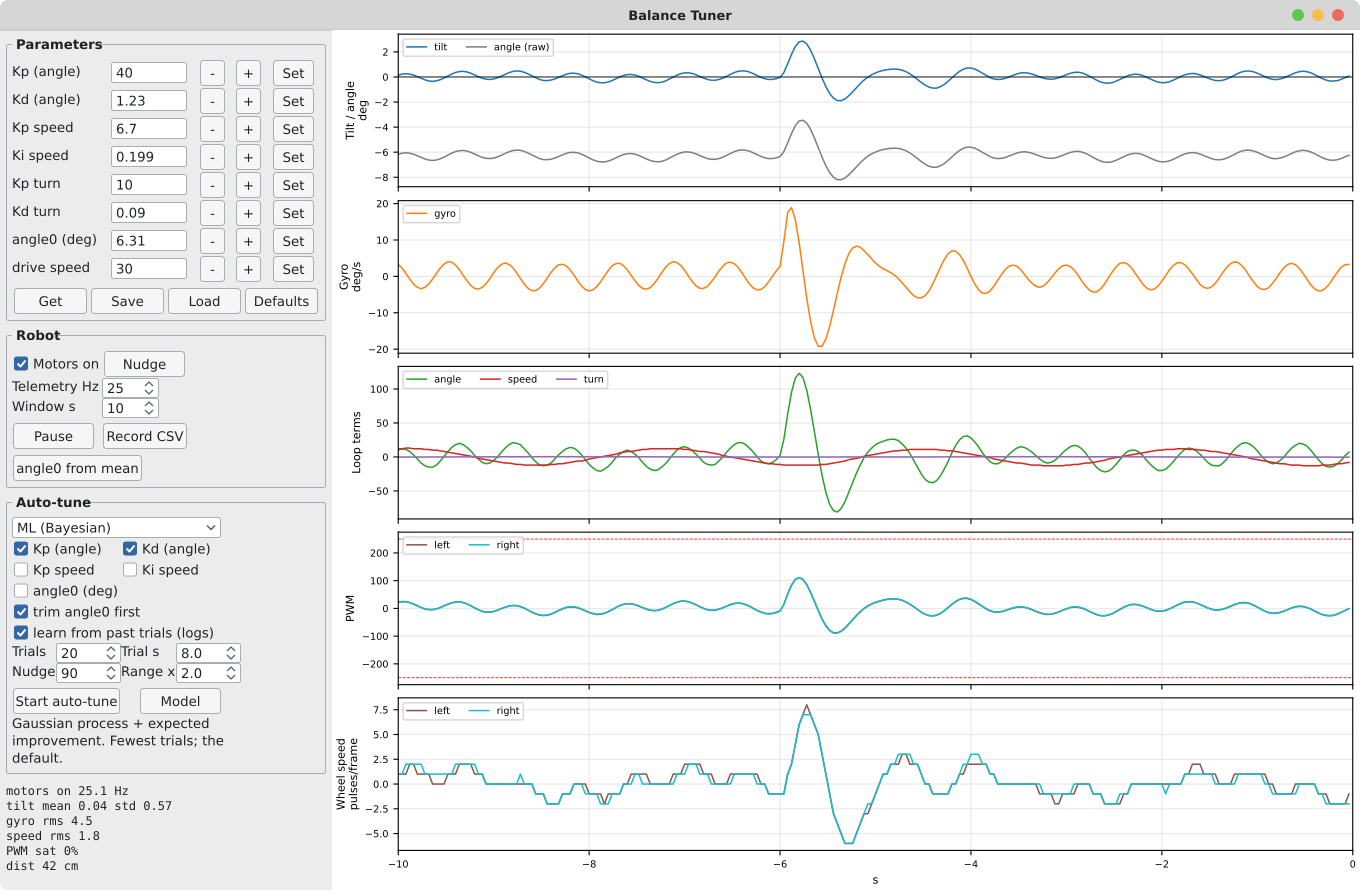

This figure's Python source:
#!/usr/bin/env python3
"""Live PID tuning with graphs for the BalancingRobotTuner firmware over USB serial (115200).

The PC counterpart of the app's Tune PID screen: scrolling charts of everything the firmware
reports, each control-loop term on its own trace so you can see which one does the work
(the idea of farrellf's Balancing_Robot_Firmware, which streams set point, error and the
P/I/D components to a telemetry plotter).

  tilt / angle    tilt = angle + angle0, the error the angle loop drives to zero (deg)
  gyro            angular rate around the wheel axle (deg/s), what Kd multiplies
  loop terms      angle term (Kp, Kd), speed term (Kp_speed, Ki_speed), turn term
  PWM             motor commands left/right; +-255 is saturation
  wheel speed     encoder pulses per telemetry frame, left/right

Left panel: parameter editors (Enter or Set applies at once, -/+ step 10 %), Get/Save
(EEPROM)/Load/Defaults, motors on/off, telemetry rate, a forward-back nudge to test recovery,
statistics of the visible window, "angle0 from mean" trim, and CSV recording.

Auto-tune: tunes the ticked gains (and angle0, if ticked: searched within +-3 deg) while the robot balances on the floor (ml_tune.py), with
either method:
  ML        Bayesian optimisation: a Gaussian process learns the cost from every trial and
            picks the most promising next one (fewer trials, explores the whole box)
  Twiddle   autotune.py's coordinate descent: +-step on one gain at a time, a win is
            re-measured before it is kept (simple, stays close to the current gains)
A second window shows every trial's cost and a Gaussian-process fit of the cost over the
gains (for Twiddle only a picture of the trials, it does not steer the search).

  python3 tuner_gui.py                 # /dev/ttyUSB0
  python3 tuner_gui.py /dev/ttyACM0 --window 20
"""
import argparse
import csv
import math
import os
import queue
import threading
import time
import tkinter as tk
from tkinter import filedialog, messagebox, ttk

import matplotlib
import numpy as np
matplotlib.use("TkAgg")
from matplotlib.backends.backend_tkagg import FigureCanvasTkAgg  # noqa: E402
from matplotlib.figure import Figure  # noqa: E402
from matplotlib.ticker import FuncFormatter, LogFormatter  # noqa: E402

from autotune import (CMD_DEFAULTS, CMD_GET_PARAMS, CMD_LOAD, CMD_MOTORS, CMD_SAVE,  # noqa: E402
                      CMD_TELEM_RATE, NAMES, P_ANGLE0, P_MAX, P_MIN, PWM_SAT, Robot)
from ml_tune import TUNABLE, BayesTuner, TwiddleTuner, from_y, read_history  # noqa: E402
from serial_monitor import TELEM_FIELDS  # noqa: E402

LABELS = ["Kp (angle)", "Kd (angle)", "Kp speed", "Ki speed", "Kp turn", "Kd turn",
          "angle0 (deg)", "drive speed"]

# (subplot title, unit, [(series key, label, colour)])
PLOTS = [
    ("Tilt / angle", "deg", [("tilt", "tilt", "C0"), ("angle", "angle (raw)", "C7")]),
    ("Gyro", "deg/s", [("gyro_x", "gyro", "C1")]),
    ("Loop terms", "", [("angle_term", "angle", "C2"), ("speed_term", "speed", "C3"),
                        ("turn_term", "turn", "C4")]),
    ("PWM", "", [("pwm_l", "left", "C5"), ("pwm_r", "right", "C9")]),
    ("Wheel speed", "pulses/frame", [("pulses_l", "left", "C5"), ("pulses_r", "right", "C9")]),
]

HERE = os.path.dirname(os.path.abspath(__file__))
ML_LOG = os.path.join(HERE, "ml_tune_log.csv")      # both methods' trials (autotune.py format)
# method: (tuner class, default Range x: ML searches a box, twiddle steps inside autotune.py's /3..x3)
METHODS = {"ML (Bayesian)": (BayesTuner, 2.0), "Twiddle": (TwiddleTuner, 3.0)}
HISTORY_LOGS = [ML_LOG, os.path.join(HERE, "autotune_log.csv")]


class ModelWindow:
    """Trial costs and the GP's predicted cost over the tuned gains."""

    def __init__(self, root):
        self.top = tk.Toplevel(root)
        self.top.title("Auto-tune model")
        self.top.protocol("WM_DELETE_WINDOW", self.close)
        self.fig = Figure(figsize=(10, 4), layout="constrained")
        self.ax_cost, self.ax_map = self.fig.subplots(1, 2)
        self.canvas = FigureCanvasTkAgg(self.fig, master=self.top)
        self.canvas.get_tk_widget().pack(fill=tk.BOTH, expand=True)

    def close(self):
        self.top.destroy()
        self.top = None

    def update(self, d):
        ax = self.ax_cost
        ax.clear()
        costs = from_y(d["Y"][[i for i, o in enumerate(d["own"]) if o]])
        fell = [f for f, o in zip(d["fell_mask"], d["own"]) if o]
        n = range(1, len(costs) + 1)
        ax.plot(n, costs, color="C7", lw=0.8)
        for k, c, f in zip(n, costs, fell):
            ax.plot(k, c, "x" if f else "o", color="C3" if f else "C0", ms=5)
        ok = [c if not f else math.inf for c, f in zip(costs, fell)]
        run_min = [min(ok[:k]) for k in n]
        ax.step(n, run_min, where="post", color="C2", lw=1.2, label="best trial so far")
        if d["best_pred"] is not None:
            ax.axhline(d["best_pred"], color="C2", ls="--", lw=0.8,
                       label="model's best" if d["method"] == "ml" else "best (mean of 2)")
        ax.set_yscale("log")
        ax.yaxis.set_major_formatter(FuncFormatter(lambda v, _: f"{v:.3g}"))
        ax.yaxis.set_minor_formatter(LogFormatter(minor_thresholds=(1, 0.4)))  # only when narrow
        ax.set_xlabel("trial", fontsize=8)
        ax.set_ylabel("cost (x = fell)", fontsize=8)
        ax.legend(fontsize=7)
        ax.grid(True, alpha=0.3)
        ax.tick_params(labelsize=7)
        self.draw_map(d)
        self.canvas.draw_idle()

    def draw_map(self, d):
        ax, gp, space, X = self.ax_map, d["gp"], d["space"], d["X"]
        ax.clear()
        if gp is None:
            return
        ax.tick_params(labelsize=7)
        base = d["best_x"] if d["best_x"] is not None else X[-1]
        u = np.linspace(0, 1, 60)
        colours = ["C3" if f else ("C0" if o else "C7") for f, o in zip(d["fell_mask"], d["own"])]
        if len(space.ids) == 1:
            mean, std = gp.predict(u[:, None])
            px = space.value(0, u)
            ax.plot(px, from_y(mean), color="C0")
            ax.fill_between(px, from_y(mean - 2 * std), from_y(mean + 2 * std), color="C0", alpha=0.2)
            ax.scatter(space.value(0, X[:, 0]), from_y(d["Y"]), c=colours, s=14, zorder=3)
            ax.set_yscale("log")
            ax.set_xlabel(space.names[0], fontsize=8)
            ax.set_ylabel("predicted cost (band = 2 std)", fontsize=8)
        else:
            # first two tuned values; any others held at the current best
            gx, gy = np.meshgrid(u, u)
            pts = np.tile(base, (gx.size, 1))
            pts[:, 0], pts[:, 1] = gx.ravel(), gy.ravel()
            mean = from_y(gp.predict(pts)[0]).reshape(gx.shape)
            ax.contourf(space.value(0, gx), space.value(1, gy), np.log10(np.clip(mean, 1, None)),
                        levels=20, cmap="viridis")
            ax.scatter(space.value(0, X[:, 0]), space.value(1, X[:, 1]), c=colours, s=14,
                       edgecolors="w", linewidths=0.5)
            if d["best_x"] is not None:
                ax.plot(space.value(0, base[0]), space.value(1, base[1]), "*", color="w", ms=12,
                        markeredgecolor="k")
            ax.set_xlabel(space.names[0], fontsize=8)
            ax.set_ylabel(space.names[1], fontsize=8)
            extra = ", others at best" if len(space.ids) > 2 else ""
            ax.set_title(f"predicted cost (dark = better{extra}); red = fell, grey = past runs",
                         fontsize=8)
        axes = []                               # gains on log axes, angle0 linear
        if space.log[0]:
            ax.set_xscale("log")
            axes.append(ax.xaxis)
        if len(space.ids) > 1 and space.log[1]:
            ax.set_yscale("log")
            axes.append(ax.yaxis)
        plain = FuncFormatter(lambda v, _: f"{v:.3g}")
        for a in axes:
            a.set_major_formatter(plain)
            a.set_minor_formatter(plain)


class TunerGui:
    def __init__(self, root, robot, window_s):
        self.root = root
        self.robot = robot
        self.window = tk.DoubleVar(value=window_s)
        self.paused = False
        self.rec = None                     # (file, writer, host time of the last row written)
        self.params = [None] * len(NAMES)
        self.ml_thread = None
        self.ml_stop = threading.Event()
        self.ml_queue = queue.Queue()
        self.model_win = None
        self.ml_last = None                 # latest "trial" report, for the model window
        root.title("Balance Tuner")
        root.protocol("WM_DELETE_WINDOW", self.close)

        side = ttk.Frame(root, padding=6)
        side.pack(side=tk.LEFT, fill=tk.Y)
        self._build_params(side)
        self._build_controls(side)
        self._build_autotune(side)
        self.stats = tk.StringVar(value="")
        ttk.Label(side, textvariable=self.stats, font=("TkFixedFont", 9), justify=tk.LEFT
                  ).pack(anchor=tk.W, pady=(8, 0))
        self.status = tk.StringVar(value="connecting...")
        ttk.Label(side, textvariable=self.status, foreground="#a33", wraplength=260
                  ).pack(side=tk.BOTTOM, anchor=tk.W)

        self.fig = Figure(figsize=(9, 8), layout="constrained")
        self.axes = self.fig.subplots(len(PLOTS), 1, sharex=True)
        self.lines = {}
        for ax, (title, unit, series) in zip(self.axes, PLOTS):
            ax.set_ylabel(f"{title}\n{unit}" if unit else title, fontsize=8)
            ax.tick_params(labelsize=7)
            ax.grid(True, alpha=0.3)
            for key, label, colour in series:
                self.lines[key], = ax.plot([], [], color=colour, lw=1.1, label=label)
            ax.legend(loc="upper left", fontsize=7, ncol=len(series))
        self.axes[0].axhline(0, color="k", lw=0.6)
        for y in (PWM_SAT, -PWM_SAT):
            self.axes[3].axhline(y, color="r", lw=0.6, ls="--")
        self.axes[-1].set_xlabel("s", fontsize=8)
        self.canvas = FigureCanvasTkAgg(self.fig, master=root)
        self.canvas.get_tk_widget().pack(side=tk.RIGHT, fill=tk.BOTH, expand=True)

        root.after(2500, self.start)        # opening the port resets the Nano

    # ---------------------------------------------------------------- widgets
    def _build_params(self, parent):
        box = ttk.LabelFrame(parent, text="Parameters", padding=4)
        box.pack(fill=tk.X)
        self.entries = []
        for i, label in enumerate(LABELS):
            ttk.Label(box, text=label).grid(row=i, column=0, sticky=tk.W)
            var = tk.StringVar()
            e = ttk.Entry(box, textvariable=var, width=9)
            e.grid(row=i, column=1, padx=2)
            e.bind("<Return>", lambda _e, i=i: self.set_param(i))
            ttk.Button(box, text="-", width=2, command=lambda i=i: self.step(i, -1)).grid(row=i, column=2)
            ttk.Button(box, text="+", width=2, command=lambda i=i: self.step(i, +1)).grid(row=i, column=3)
            ttk.Button(box, text="Set", width=4, command=lambda i=i: self.set_param(i)).grid(row=i, column=4)
            self.entries.append(var)
        row = ttk.Frame(box)
        row.grid(row=len(LABELS), column=0, columnspan=5, pady=(4, 0))
        for text, cmd in (("Get", lambda: self.command(CMD_GET_PARAMS, then_get=True)),
                          ("Save", self.save), ("Load", lambda: self.command(CMD_LOAD, then_get=True)),
                          ("Defaults", lambda: self.command(CMD_DEFAULTS, then_get=True))):
            ttk.Button(row, text=text, width=8, command=cmd).pack(side=tk.LEFT, padx=1)

    def _build_controls(self, parent):
        box = ttk.LabelFrame(parent, text="Robot", padding=4)
        box.pack(fill=tk.X, pady=(6, 0))
        self.motors = tk.BooleanVar(value=True)
        ttk.Checkbutton(box, text="Motors on", variable=self.motors,
                        command=lambda: self.command(CMD_MOTORS, int(self.motors.get()))
                        ).grid(row=0, column=0, sticky=tk.W)
        ttk.Button(box, text="Nudge", command=self.nudge).grid(row=0, column=1, columnspan=2)
        ttk.Label(box, text="Telemetry Hz").grid(row=1, column=0, sticky=tk.W)
        self.rate = tk.IntVar(value=25)
        sp = ttk.Spinbox(box, from_=1, to=25, width=4, textvariable=self.rate,
                         command=lambda: self.command(CMD_TELEM_RATE, self.rate.get()))
        sp.bind("<Return>", lambda _e: self.command(CMD_TELEM_RATE, self.rate.get()))
        sp.grid(row=1, column=1, sticky=tk.W)
        ttk.Label(box, text="Window s").grid(row=2, column=0, sticky=tk.W)
        ttk.Spinbox(box, from_=2, to=40, width=4, textvariable=self.window).grid(row=2, column=1, sticky=tk.W)
        self.pause_btn = ttk.Button(box, text="Pause", command=self.toggle_pause)
        self.pause_btn.grid(row=3, column=0, sticky=tk.W, pady=(4, 0))
        self.rec_btn = ttk.Button(box, text="Record CSV", command=self.toggle_record)
        self.rec_btn.grid(row=3, column=1, columnspan=2, pady=(4, 0))
        ttk.Button(box, text="angle0 from mean", command=self.trim_angle0
                   ).grid(row=4, column=0, columnspan=3, sticky=tk.W, pady=(4, 0))

    def _build_autotune(self, parent):
        box = ttk.LabelFrame(parent, text="Auto-tune", padding=4)
        box.pack(fill=tk.X, pady=(6, 0))
        self.ml_method = tk.StringVar(value=next(iter(METHODS)))
        methods = ttk.Frame(box)
        methods.grid(row=0, column=0, columnspan=4, sticky=tk.W)
        for name in METHODS:
            ttk.Radiobutton(methods, text=name, value=name, variable=self.ml_method,
                            command=lambda: self.ml_range.set(METHODS[self.ml_method.get()][1])
                            ).pack(side=tk.LEFT)
        self.ml_use = []
        for n, i in enumerate(TUNABLE):
            var = tk.BooleanVar(value=i in TUNABLE[:2])
            ttk.Checkbutton(box, text=LABELS[i], variable=var).grid(row=1 + n // 2, column=n % 2 * 2,
                                                                    columnspan=2, sticky=tk.W)
            self.ml_use.append((i, var))
        self.ml_trim = tk.BooleanVar(value=True)
        ttk.Checkbutton(box, text="trim angle0 first", variable=self.ml_trim
                        ).grid(row=4, column=0, columnspan=4, sticky=tk.W)
        self.ml_history = tk.BooleanVar(value=True)
        ttk.Checkbutton(box, text="learn from past trials (logs)", variable=self.ml_history
                        ).grid(row=5, column=0, columnspan=4, sticky=tk.W)
        self.ml_trials = tk.IntVar(value=20)
        self.ml_trial_s = tk.DoubleVar(value=8.0)
        self.ml_nudge = tk.IntVar(value=90)
        self.ml_range = tk.DoubleVar(value=2.0)
        for n, (text, var, lo, hi, inc) in enumerate((
                ("Trials", self.ml_trials, 5, 80, 1), ("Trial s", self.ml_trial_s, 4, 20, 1),
                ("Nudge", self.ml_nudge, 0, 127, 10), ("Range x", self.ml_range, 1.2, 5, 0.5))):
            r, c = 6 + n // 2, n % 2 * 2
            ttk.Label(box, text=text).grid(row=r, column=c, sticky=tk.W)
            ttk.Spinbox(box, from_=lo, to=hi, increment=inc, width=5, textvariable=var
                        ).grid(row=r, column=c + 1, sticky=tk.W)
        self.ml_btn = ttk.Button(box, text="Start auto-tune", command=self.toggle_autotune)
        self.ml_btn.grid(row=8, column=0, columnspan=2, sticky=tk.W, pady=(4, 0))
        ttk.Button(box, text="Model", command=self.show_model).grid(row=8, column=2, columnspan=2,
                                                                     pady=(4, 0))
        self.ml_info = tk.StringVar(value="")
        ttk.Label(box, textvariable=self.ml_info, wraplength=260, justify=tk.LEFT
                  ).grid(row=9, column=0, columnspan=4, sticky=tk.W)

    # ---------------------------------------------------------------- robot I/O
    def start(self):
        try:
            self.robot.s.write(b"b")        # leave text debug mode
            time.sleep(0.2)
            self.robot.command(CMD_TELEM_RATE, self.rate.get())
            self.refresh_params()
            self.status.set("")
        except (TimeoutError, OSError) as e:
            self.status.set(f"no reply from the robot ({e}); check the port, then press Get")
        self.root.after(100, self.redraw)

    def run(self, what, fn):
        try:
            return fn()
        except (TimeoutError, OSError) as e:
            self.status.set(f"{what}: {e}")
            return None

    def refresh_params(self):
        params = self.robot.get_params()
        for i, v in enumerate(params):
            self.params[i] = v
            self.entries[i].set(f"{v:.4g}")

    def command(self, cmd, arg=0, then_get=False):
        if self.run(f"command {cmd}", lambda: self.robot.command(cmd, arg)) and then_get:
            self.run("get parameters", self.refresh_params)

    def set_param(self, i, value=None):
        if value is None:
            try:
                value = float(self.entries[i].get())
            except ValueError:
                self.status.set(f"{LABELS[i]}: not a number")
                return
        value = max(P_MIN[i], min(P_MAX[i], value))
        applied = self.run(f"set {NAMES[i]}", lambda: self.robot.set_param(i, value))
        if applied is not None:
            self.params[i] = applied
            self.entries[i].set(f"{applied:.4g}")
            self.status.set("")

    def step(self, i, sign):
        try:
            v = float(self.entries[i].get())
        except ValueError:
            return
        if i == P_ANGLE0:
            v += 0.1 * sign             # an offset, not a gain: fixed step
        else:
            v = v * (1 + 0.1 * sign) if v else 0.1 * max(sign, 0)
        self.set_param(i, round(v, 4))

    def save(self):
        if messagebox.askyesno("Save", "Write the current parameters to EEPROM?"):
            self.command(CMD_SAVE)

    def nudge(self, y=90):
        """Forward then back, as autotune does, so you can watch the recovery."""
        def go():
            for sy, dur in ((y, 0.4), (-y, 0.4)):
                end = time.monotonic() + dur
                while time.monotonic() < end:
                    self.robot.drive(sy)
                    time.sleep(0.05)
            for _ in range(3):
                self.robot.drive(0)
                time.sleep(0.05)
        threading.Thread(target=go, daemon=True).start()

    def trim_angle0(self):
        frames = self.visible()
        if len(frames) < 20:
            return
        mean = sum(v["angle"] for _, v in frames) / len(frames)
        if messagebox.askyesno("angle0", f"Mean raw angle over the window is {mean:.2f} deg.\n"
                               f"Set angle0 to {-mean:.2f}? (robot should be balancing in place)"):
            self.set_param(P_ANGLE0, -mean)

    # ---------------------------------------------------------------- auto-tune (ML or twiddle)
    def toggle_autotune(self):
        if self.ml_thread and self.ml_thread.is_alive():
            self.ml_stop.set()
            self.ml_info.set("stopping after this trial...")
            return
        ids = [i for i, var in self.ml_use if var.get()]
        if not ids:
            self.ml_info.set("tick at least one gain to tune")
            return
        try:
            trials, trial_s = int(self.ml_trials.get()), float(self.ml_trial_s.get())
            nudge, factor = int(self.ml_nudge.get()), float(self.ml_range.get())
        except (tk.TclError, ValueError):
            self.ml_info.set("trials / trial s / nudge / range: not a number")
            return
        if not messagebox.askyesno(
                "Auto-tune", "The robot will try parameter sets on its own for about "
                f"{trials * (trial_s + 3) / 60:.0f} min.\n\nRobot on a flat floor with ~1 m free, "
                "USB cable slack. Stand it up again whenever it falls.\n\nStart?"):
            return
        self.motors.set(True)
        self.command(CMD_MOTORS, 1)
        self.rate.set(25)                       # the cost's wheel speed is per telemetry frame
        self.command(CMD_TELEM_RATE, 25)
        self.ml_stop = threading.Event()
        tuner_class = METHODS[self.ml_method.get()][0]
        tuner = tuner_class(self.robot, ids, trials, trial_s, max(0, min(127, nudge)), max(1.1, factor),
                            self.ml_trim.get(),
                            read_history(HISTORY_LOGS) if self.ml_history.get() else [],
                            ML_LOG, self.ml_stop, lambda kind, data: self.ml_queue.put((kind, data)))
        self.ml_thread = threading.Thread(target=tuner.run, daemon=True)
        self.ml_thread.start()
        self.ml_btn.config(text="Stop auto-tune")
        self.ml_info.set(f"starting ({self.ml_method.get()})")

    def show_model(self):
        if self.model_win is None or self.model_win.top is None:
            self.model_win = ModelWindow(self.root)
            if self.ml_last:
                self.model_win.update(self.ml_last)
        else:
            self.model_win.top.lift()

    def poll_autotune(self):
        while True:
            try:
                kind, d = self.ml_queue.get_nowait()
            except queue.Empty:
                return
            if kind == "status":
                self.ml_info.set(d)
            elif kind == "params":
                for i, v in enumerate(d):
                    self.params[i] = v
                    self.entries[i].set(f"{v:.4g}")
            elif kind == "trial":
                self.ml_last = d
                tried = " ".join(f"{k}={v:.3g}" for k, v in d["tried"].items())
                best = " ".join(f"{k}={v:.3g}" for k, v in d["best"].items())
                pred = "" if d["best_pred"] is None else f" (predicted cost {d['best_pred']:.1f})"
                result = "FELL" if d["fell"] else f"cost {d['cost']:.1f}"
                self.ml_info.set(f"trial {d['n']}/{d['total']}: {tried} -> {result}\n"
                                 f"best: {best}{pred}")
                self.show_model()
                self.model_win.update(d)
            elif kind == "done":
                self.ml_btn.config(text="Start auto-tune")
                changed = [f"{n}: {a:.4g} -> {b:.4g}" for n, a, b in zip(NAMES, d["start"] or [], d["result"] or [])
                           if abs(a - b) > 1e-6]
                self.ml_info.set(f"{d['reason']}. " + ("; ".join(changed) if changed else "no change"))
                if changed and messagebox.askyesno(
                        "Auto-tune " + d["reason"].split(":")[0],
                        "Applied:\n  " + "\n  ".join(changed) + "\n\nWrite them to EEPROM?"):
                    self.command(CMD_SAVE)

    # ---------------------------------------------------------------- recording
    def toggle_record(self):
        if self.rec:
            self.rec[0].close()
            self.rec = None
            self.rec_btn.config(text="Record CSV")
            return
        path = filedialog.asksaveasfilename(defaultextension=".csv", initialfile="tuner_log.csv")
        if not path:
            return
        f = open(path, "w", newline="")
        w = csv.writer(f)
        w.writerow(["host_s"] + TELEM_FIELDS + NAMES)
        self.rec = [f, w, time.monotonic()]
        self.rec_btn.config(text="Stop recording")

    def write_rows(self):
        f, w, last = self.rec
        with self.robot.lock:
            new = [(t, v) for t, v in self.robot.telem if t > last]
        for t, v in new:
            w.writerow([f"{t:.3f}"] + [v[k] for k in TELEM_FIELDS]
                       + ["" if p is None else f"{p:.5g}" for p in self.params])
        if new:
            self.rec[2] = new[-1][0]

    # ---------------------------------------------------------------- plotting
    def toggle_pause(self):
        self.paused = not self.paused
        self.pause_btn.config(text="Resume" if self.paused else "Pause")

    def span(self):
        try:
            return max(1.0, float(self.window.get()))
        except (tk.TclError, ValueError):
            return 10.0

    def visible(self):
        t0 = time.monotonic() - self.span()
        with self.robot.lock:
            return [(t, v) for t, v in self.robot.telem if t >= t0]

    def redraw(self):
        self.poll_autotune()
        if self.rec:
            self.write_rows()
        frames = self.visible()
        if not self.paused and frames:
            now = time.monotonic()
            xs = [t - now for t, _ in frames]
            a0 = self.params[P_ANGLE0] or 0.0
            for key, line in self.lines.items():
                if key == "tilt":
                    line.set_data(xs, [v["angle"] + a0 for _, v in frames])
                else:
                    line.set_data(xs, [v[key] for _, v in frames])
            for ax in self.axes:
                ax.relim()
                ax.autoscale_view(scalex=False)
            self.axes[0].set_xlim(-self.span(), 0)
            self.canvas.draw_idle()
            self.update_stats(frames, a0)
        elif not frames:
            self.status.set("no telemetry")
        self.root.after(100, self.redraw)

    def update_stats(self, frames, a0):
        n = len(frames)
        vs = [v for _, v in frames]
        tilt = [v["angle"] + a0 for v in vs]
        mean = sum(tilt) / n
        std = math.sqrt(sum((x - mean) ** 2 for x in tilt) / n)
        gyro = math.sqrt(sum(v["gyro_x"] ** 2 for v in vs) / n)
        sat = sum(max(abs(v["pwm_l"]), abs(v["pwm_r"])) >= PWM_SAT for v in vs) / n
        spd = math.sqrt(sum(((v["pulses_l"] + v["pulses_r"]) / 2) ** 2 for v in vs) / n)
        dt = frames[-1][0] - frames[0][0]
        last = vs[-1]
        state = ("FALLEN" if last["flags"] & 2 else "motors on" if last["flags"] & 1 else "motors off")
        self.stats.set(f"{state}   {n / dt if dt > 0 else 0:4.1f} Hz\n"
                       f"tilt mean {mean:6.2f}  std {std:5.2f}\n"
                       f"gyro rms  {gyro:6.1f}\n"
                       f"speed rms {spd:6.1f}\n"
                       f"PWM sat   {sat:6.0%}\n"
                       f"dist      {last['dist_cm']:4d} cm")

    def close(self):
        self.ml_stop.set()
        if self.rec:
            self.rec[0].close()
        try:
            self.robot.drive(0)
            self.robot.s.write(b"d")        # back to readable lines for the Serial Monitor
        except OSError:
            pass
        self.robot.close()
        self.root.destroy()


def main():
    ap = argparse.ArgumentParser(description=__doc__, formatter_class=argparse.RawDescriptionHelpFormatter)
    ap.add_argument("port", nargs="?", default="/dev/ttyUSB0")
    ap.add_argument("-b", "--baud", type=int, default=115200)
    ap.add_argument("--window", type=float, default=10.0, help="seconds shown (default 10)")
    args = ap.parse_args()
    robot = Robot(args.port, args.baud)
    root = tk.Tk()
    TunerGui(root, robot, args.window)
    root.mainloop()


if __name__ == "__main__":
    main()
